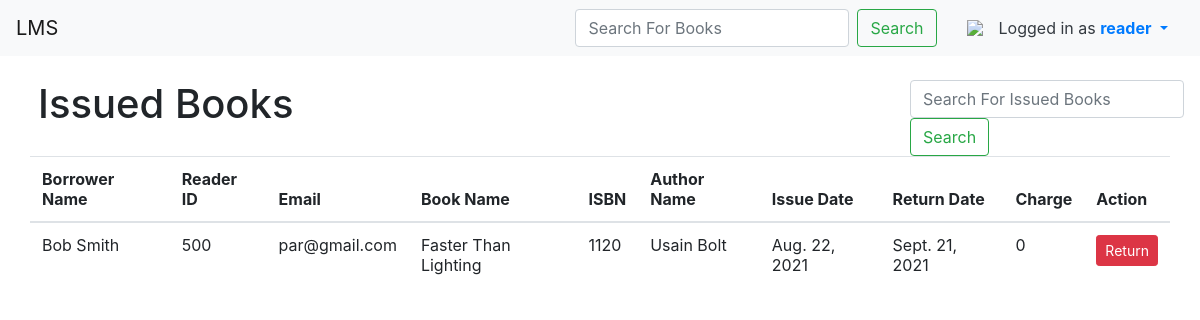
The page /book-issue-list/ (signed in) on the database as committed earlier.
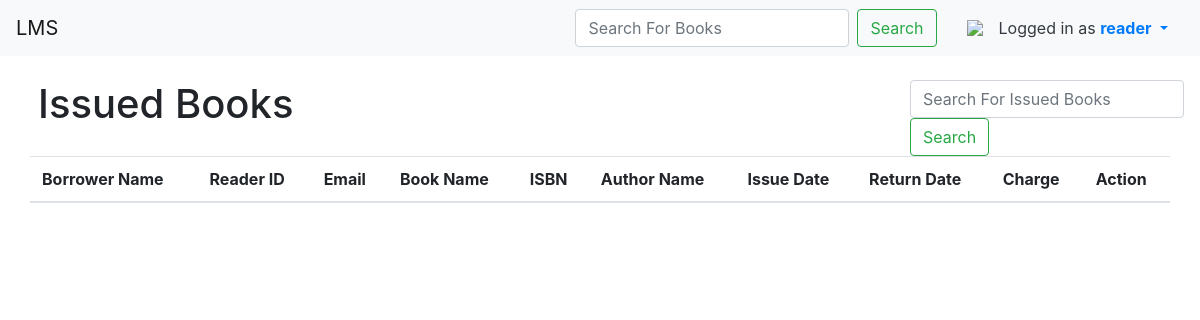
The same page on the database as committed later.
### users/models.py (models this page shows)
class User(AbstractUser):
    first_name = models.CharField(max_length=50)
    last_name = models.CharField(max_length=50)
    email = models.EmailField(max_length=250)
    id_number = models.CharField(max_length=50)

### library/models.py (models this page shows, shortened)
class BookIssue(models.Model):
    user = models.ForeignKey(User, on_delete=models.CASCADE)
    book = models.ForeignKey(Book, on_delete=models.CASCADE)
    issue_date = models.DateField(auto_now_add=True)
    return_date = models.DateField(default=0)
    quantity = models.IntegerField(default=0)
    charge_amount = models.IntegerField(default=0)
    slug = models.SlugField(max_length=250)

class Book(models.Model):
    category = models.ForeignKey(
        Category, on_delete=models.CASCADE, null=True, related_name="books"
    )
    book_name = models.CharField(max_length=50, unique=True)
    author_name = models.CharField(max_length=50)
    isbn = models.CharField(max_length=50, unique=True)
    description = models.TextField()
    cover = models.ImageField(upload_to="book_cover/")
    quantity = models.IntegerField(default=100000)
    issue_date = models.DateField(auto_now_add=True)
    return_date = models.DateField(default=0)
    charge_amount = models.IntegerField(default=0)
    slug = models.SlugField(max_length=250)

### library/views.py (the view)
# urls.py: path("book-issue-list/", BookIssueListView.as_view(), name="book_issue_list"),
class BookIssueListView(LoginRequiredMixin, ListView):
    model = BookIssue
    template_name = "book/book_issue.html"
    context_object_name = "book_issue"
    def get_context_data(self, **kwargs):
        context = super().get_context_data(**kwargs)
        book_issue = BookIssue.objects.filter(user=self.request.user)
        context["book_issue"] = book_issue
        return context

### library/context_processors.py (called while the page is built)
def category_links(request):
    categories = Category.objects.all()
    return {"category_links": categories}

### library/templates/book/book_issue.html
{% extends 'base.html' %}
{% load crispy_forms_tags %}
{% load static %}
{% block content %}
    <div class="container-fluid mt-4">
        <div class="row justify-content-center mt-4">
            <div class="col-lg-12">
                <div class="row">
                    <div class="col-8">
                        <h1 class='ml-2'>Issued Books</h1>
                    </div>
                    <div class="col-4">
                         <form style='margin-left:100px;' class="form-inline my-lg-0" action="{% url 'book_issue_search_results' %}" method="get">
                            <input class="form-control mr-sm-2" name="q" type="search" placeholder="Search For Issued Books" aria-label="Search">
                            <button class="btn btn-outline-success my-0 my-sm-0" type="submit">Search</button>
                        </form>
                    </div>
                </div>
                <table class="table">
                    <thead>
                        <tr>
                            <th>Borrower Name</th>
                            <th>Reader ID</th>
                            <th>Email</th>
                            <th>Book Name</th>
                            <th>ISBN</th>
                            <th>Author Name</th>
                            <th>Issue Date</th>
                            <th>Return Date</th>
                            <th>Charge</th>
                            <th>Action</th>
                        </tr>
                    </thead>
                    <tbody>
                        {% for book in book_issue %}
                            <tr>
                                <td>{{user.first_name}} {{user.last_name}}</td>
                                <td>{{user.id_number}}</td>
                                <td>{{user.email}}</td>
                                <td>{{book.book.book_name}}</td>
                                <td>{{book.book.isbn}}</td>
                                <td>{{book.book.author_name}}</td>
                                <td>{{book.issue_date}}</td>
                                <td>{{book.return_date}}</td>
                                <td>{{book.charge_amount}}</td>
                                <td>
                                    <a href="{% url 'book_return' book.slug %}" class='btn btn-sm btn-danger'>Return</a>
                                </td>
                            </tr>
                        {% endfor %}
                    </tbody>
                </table>
            </div>
        </div>
    </div>
{% endblock content %}

### templates/base.html (shortened to what this page needs)
{% load static %}
<doctype html>
<html lang="en">
  <head>
    <link rel="stylesheet" href="https://cdn.jsdelivr.net/npm/bootstrap@4.6.0/dist/css/bootstrap.min.css">
    <link rel="stylesheet" href="{% static 'css/main.css' %}">
  </head>
  <body>
    <nav class="navbar navbar-expand-lg navbar-light bg-light">
        {% if request.user.is_superuser %}
            <a class="navbar-brand" href="{% url 'admin_page' %}">LMS</a>
        {% else %}
            <a class="navbar-brand" href="{% url 'home' %}">LMS</a>
        {% endif %}
        <div class="collapse navbar-collapse" id="navbarSupportedContent">
              <form style='margin-right:30px;' class="form-inline my-lg-0" action="{% url 'book_search_results' %}" method="get">
                  <input class="form-control mr-sm-2" name="q" type="search" placeholder="Search For Books" aria-label="Search">
                  <button class="btn btn-outline-success my-0 my-sm-0" type="submit">Search</button>
              </form>
            {% if not request.user.is_superuser and request.user.is_authenticated %}
              <a href="{% url 'book_issue_list' %}" class="text-decoration-none">
                <img src="https://img.icons8.com/ios/40/4a90e2/open-box.png"/>
              </a>
            {% endif %}
            {% if request.user.is_authenticated %}
                <div class="nav-item dropdown">
                    <a class="nav-link dropdown-toggle" id="navbarDropdown" role="button" data-toggle="dropdown" aria-haspopup="true" aria-expanded="false">
                        <span class='text-dark'>Logged in as </span><strong>{{request.user.username}}</strong>
                    </a>
            {% else %}
                    <form class="form-inline my-2 my-lg-0" method='post'>
                        <a href="{% url 'signup' %}" class='btn btn-success mr-2 ml-2'>Signup</a>
                        <a href="{% url 'login' %}" class='btn btn-primary my-2 my-sm-0' >Login</a>
                    </form>
                </div>
            {% endif %}
        </div>
    </nav>
  <div class="container-fluid">
    {% block content %}
    {% endblock content %}
  </div>
  </body>
</html>

Rows that differ between the two databases and show on the page:
removed BookIssue: {{ user.first_name }} "Bob", {{ user.last_name }} "Smith", {{ user.id_number }} "500", {{ user.email }} "par@gmail.com", book.book_name "Faster Than Lighting", book.isbn "1120", book.author_name "Usain Bolt", issue_date "Aug. 22, 2021", return_date "Sept. 21, 2021", charge_amount "0"
